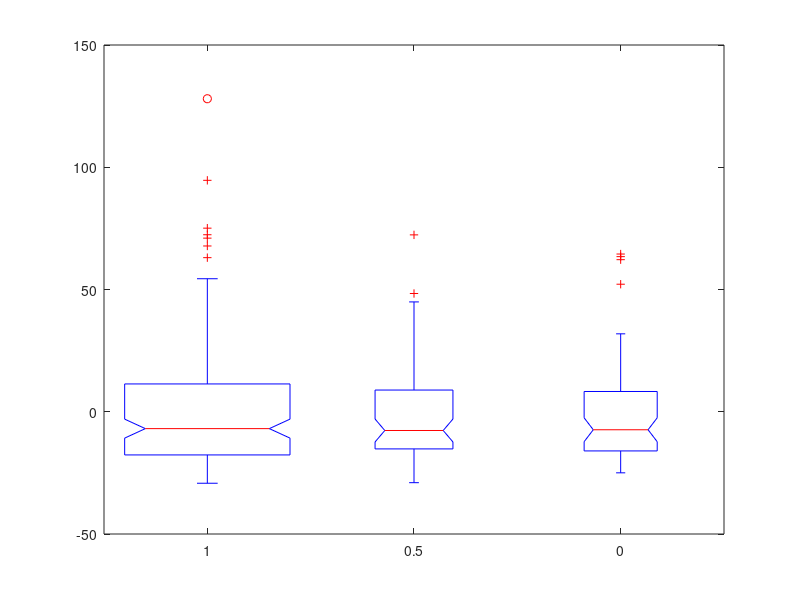
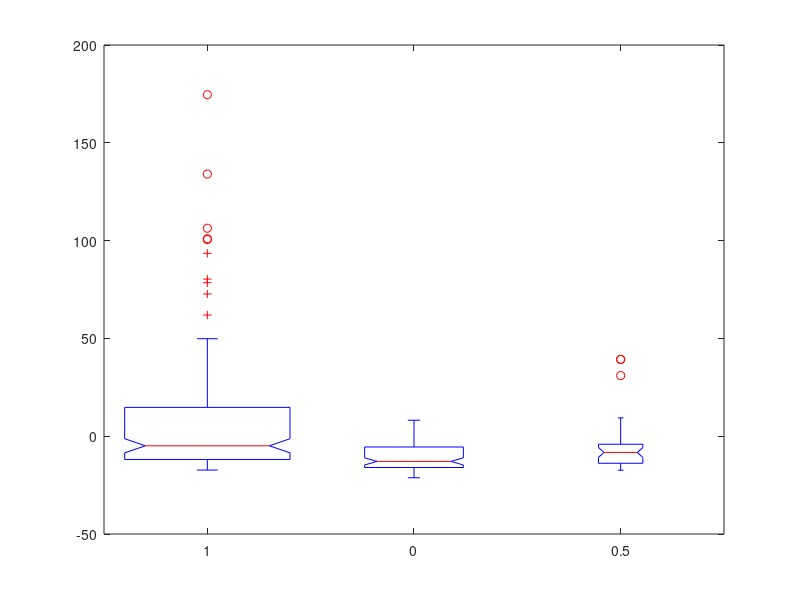
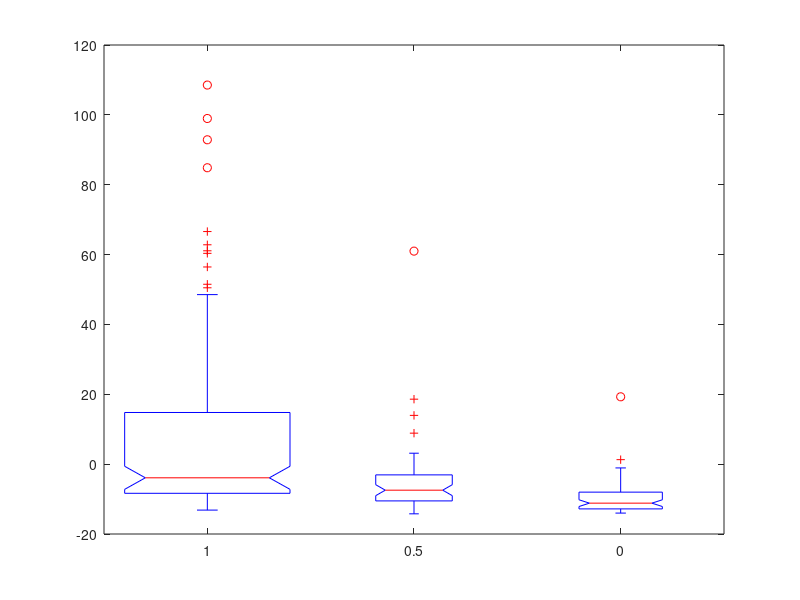
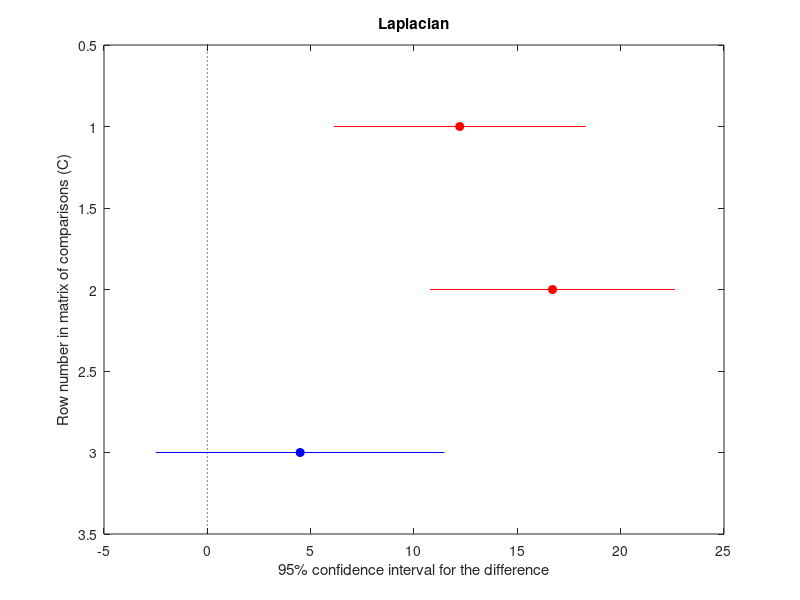

The MATLAB source for these figures, in order:
%dataMontage.mat is created by "calcRmseContactsAll.m"
load dataMontage class classBipolar rmseRefAll rmseBipolarAll rmseLaplaceAll
numNoise=sum(class>=0 & isnan(rmseRefAll))

%% Calculate mean amplitude
class3=[0 0.5 1];

%Ref
for i=1:3
    ind=find(class==class3(i) &~isnan(rmseRefAll));
    numRef(i)=length(ind);
    meanRef(i)=mean(rmseRefAll(ind));
    stdRef(i)=std(rmseRefAll(ind))/sqrt(numRef(i));
end

%Bipolar
for i=1:3
    ind=find(classBipolar==class3(i) &~isnan(rmseBipolarAll));
    numBipolar(i)=length(ind);
    meanBipolar(i)=mean(rmseBipolarAll(ind));
    stdBipolar(i)=std(rmseBipolarAll(ind))/sqrt(numBipolar(i));
end

%Laplacian
for i=1:3
    ind=find(class==class3(i) &~isnan(rmseLaplaceAll));
    numLaplace(i)=length(ind);
    meanLaplace(i)=mean(rmseLaplaceAll(ind));
    stdLaplace(i)=std(rmseLaplaceAll(ind))/sqrt(numLaplace(i));  
end



%%
close all

ind=find(~isnan(rmseRefAll) & class >=0);
[pRef,tbl,stats]=anova1(rmseRefAll(ind),class(ind));
close(gcf)
cRef=multcompare(stats);
title('Ref')

ind=find(~isnan(rmseBipolarAll) & classBipolar >=0);
[pBipolar,tbl,stats]=anova1(rmseBipolarAll(ind),classBipolar(ind));
close(gcf)
cBipolar=multcompare(stats);
title('Bipolar')

ind=find(~isnan(rmseLaplaceAll) & class >=0);
[pLaplace,tbl,stats]=anova1(rmseLaplaceAll(ind),class(ind));
close(gcf)
cLaplace=multcompare(stats);
title('Laplacian')

%% Table
disp('Table 1 - 3 means W, B, G')
disp(round(meanRef))
disp(round(meanBipolar))
disp(round(meanLaplace))
disp(' ')
disp('Table 1 -pVals - WB, WG, BG')

pairwiseRef=cRef(:,6)';
pairwiseBipolar=cBipolar(:,6)';
pairwiseLaplace=cLaplace(:,6)';

disp(pairwiseRef)
disp(pairwiseBipolar)
disp(pairwiseLaplace)



%% Plot mean, std by montage
f=20;
figure
subplot(311)
bar([0 0.5 1],meanRef,'FaceColor',[0 0.4 1])
%set(gca,'XTick',[0 0.5 1],'XTickLabel',[' White';'Border';' Gray '],'Fontsize',f)
set(gca,'XTick',[],'Fontsize',f)
ylabel('RMSD (uV)','Fontsize',f)
%title('Reference','Fontsize',f)

text(-.2,80,'Referential','Fontsize',f)
hold on
errorbar([0 0.5 1],meanRef,stdRef,-stdRef,'k.')
axis([-.25 1.25 0 100])




subplot(312)
bar([0 0.5 1],meanBipolar,'g')
%set(gca,'XTick',[0 0.5 1],'XTickLabel',[' White';'Border';' Gray '],'Fontsize',f)
set(gca,'XTick',[],'Fontsize',f)
ylabel('RMSD (uV)','Fontsize',f)
%title('Bipolar','Fontsize',f)
text(-.2,80,'Bipolar','Fontsize',f)

hold on
errorbar([0 0.5 1],meanBipolar,stdBipolar,-stdRef,'k.')
axis([-.25 1.25 0 100])

%stats
plot([0 0 0.45],[50 60 60],'k')
plot([1 1 0.55],[50 60 60],'k')

%make stats conditional
if(pairwiseBipolar(3)<.01)
    text(.72,25,'**','Fontsize',f)
elseif(pairwiseBipolar(3)<.05)
     text(.735,25,'*','Fontsize',f)
end
if(pairwiseBipolar(2)<.01)
    text(.47,55,'**','Fontsize',f)
elseif(pairwiseBipolar(2)<.05)
    text(.485,55,'*','Fontsize',f)
end

subplot(313)
bar([0 0.5 1],meanLaplace,'r')
hold on
errorbar([0 0.5 1],meanLaplace,stdLaplace,-stdLaplace,'k.')
set(gca,'XTick',[0 0.5 1],'XTickLabel',[' White';'Border';' Gray '],'Fontsize',f)
ylabel('RMSD (uV)','Fontsize',f)
%title('Laplacian','Fontsize',f)
text(-.2,80,'Laplacian','Fontsize',f)

%stats
plot([0 0 0.45],[50 60 60],'k')
plot([1 1 0.55],[50 60 60],'k')

%make stats conditional
if(pairwiseLaplace(3)<.01)
    text(.72,25,'**','Fontsize',f)
elseif(pairwiseLaplace(3)<.05)
     text(.735,25,'*','Fontsize',f)
end
if(pairwiseLaplace(2)<.01)
    text(.47,55,'**','Fontsize',f)
elseif(pairwiseLaplace(2)<.05)
    text(.485,55,'*','Fontsize',f)
end

axis([-.25 1.25 0 100])

set(gcf,'Color','w')